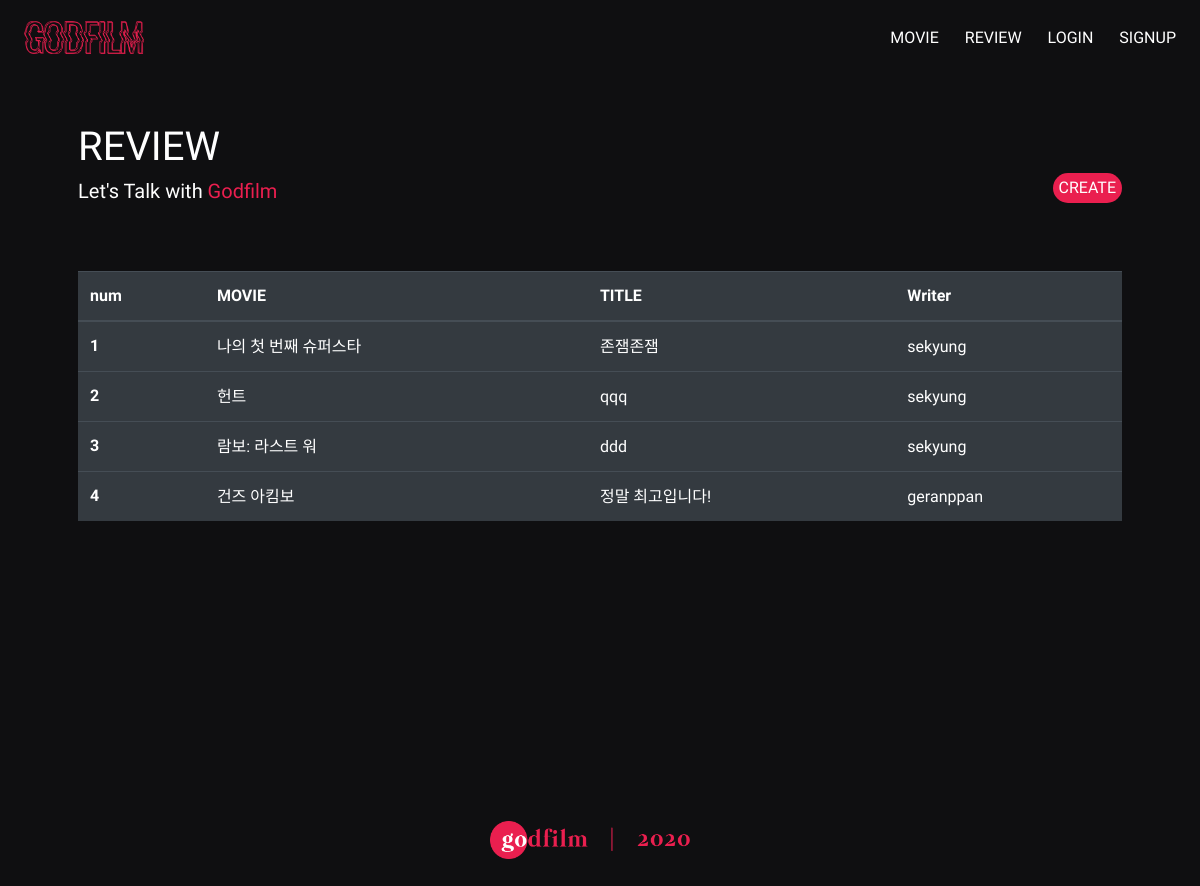
The app's page /movies/review_list/ with its own data.
### movies/models.py (models this page shows, shortened)
class Review(models.Model):
    title = models.CharField(max_length=100)
    content = models.TextField()
    user = models.ForeignKey(settings.AUTH_USER_MODEL, on_delete=models.CASCADE)
    movie = models.ForeignKey(Movie, on_delete=models.CASCADE)
    created_at = models.DateTimeField(auto_now_add=True)
    updated_at = models.DateTimeField(auto_now=True)
    like_users = models.ManyToManyField(settings.AUTH_USER_MODEL, related_name='like_reviews', blank=True)

class Movie(models.Model):
    title = models.CharField(max_length=100)
    overview = models.TextField(blank=True)
    poster_path = models.CharField(max_length=200, null=True)
    cast = models.ManyToManyField(Cast, related_name='cast_movie', blank=True)

### accounts/models.py (models this page shows)
class User(AbstractUser):
    followers = models.ManyToManyField(
            settings.AUTH_USER_MODEL,
            related_name='followings'
        )

### movies/views.py (the view)
# urls.py: path('review_list/', views.review_list, name='review_list'),
def review_list(request):
    reviews = Review.objects.all()
    context =  {
        'reviews': reviews
    }
    return render(request, 'movies/review_list.html', context)

### movies/templates/movies/review_list.html
{% extends 'base.html' %}
{% block content %}
<div class="d-flex justify-content-between">
    <div>
        <h1 style="color: white;">REVIEW</h1>
        <h5 style="color: white;">Let's Talk with <span style="color: #ea1f4f;">Godfilm</span></h5>
    </div>
    <div>
        <a href="{% url 'movies:review_create' %}" class="btn review-create">CREATE</a>
    </div>
</div>
<table class="table table-dark" style="margin-top: 60px;">
    <thead>
      <tr class="review-th">
        <th scope="col">num</th>
        <th scope="col">MOVIE</th>
        <th scope="col">TITLE</th>
        <th scope="col">Writer</th>
      </tr>
    </thead>
    <tbody>
    {% for review in reviews %}
      <tr class="review-td">
        <th scope="row">{{ forloop.counter }}</th>
        <td><a href="{% url 'movies:movie_detail' review.movie.id %}">{{ review.movie.title }}</a></td>
        <td><a href="{% url 'movies:review_detail' review.movie.id review.id %}">{{ review.title }}</a></td>
        <td><a href="{% url 'accounts:profile' review.user.username %}">{{ review.user.username }}</a></td>
      </tr>
    {% endfor %}
    </tbody>
  </table>
{% endblock %}

### templates/base.html (style rules this page uses)
#back { width: 100%; background-color: #0f0f11; }
h1, h5 { font-family: 'Suez One', serif; }
.review-create { font-family: 'Suez One', serif; border-radius: 50px; padding:2px 5px; background-color: #ea1f4f; color: white; margin-top:50px }
.review-th > th { font-family: 'Suez One', serif; }
.review-td > th { font-family: 'Suez One', serif; }
.review-td > td > a { text-decoration: none; font-family: 'Nanum Gothic', sans-serif; color:white; }

### records on screen
Review: movie "나의 첫 번째 슈퍼스타", title "존잼존잼", user.username "sekyung"
Review: movie "헌트", title "qqq", user.username "sekyung"
Review: movie "람보: 라스트 워", title "ddd", user.username "sekyung"
Review: movie "건즈 아킴보", title "정말 최고입니다!", user.username "geranppan"
